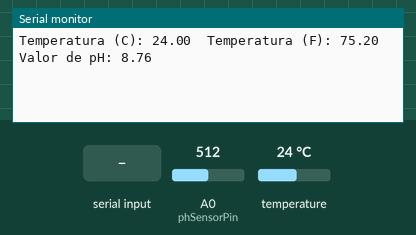
Simulated run of this sketch. Board: Arduino Uno, built with avr-gcc and run on an emulated ATmega328P. Parts: the last lines printed to the serial monitor. The test bench sets the inputs (shaded band); at power-on: temperature 24 °C, A0 (phSensorPin) = 512.

Above: at 1.5 s.
1.6 s: "90,45\n" received over the second serial link
At 2.64 s:
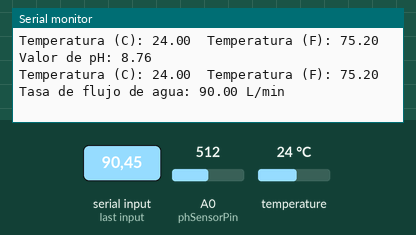
4.1 s: temperature set to 12 °C
At 5.4 s:
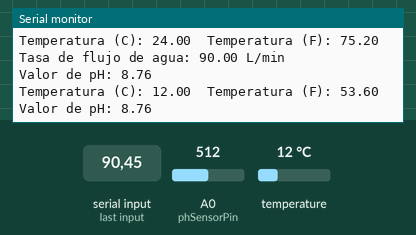
6.2 s: A0 (phSensorPin) set to 716
At 8.2 s:
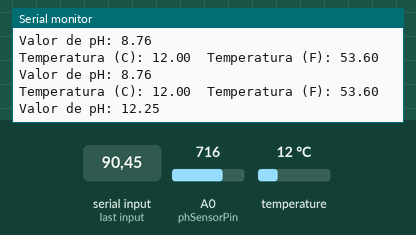
8.3 s: "30,150\n" received over the second serial link
At 9.79 s:
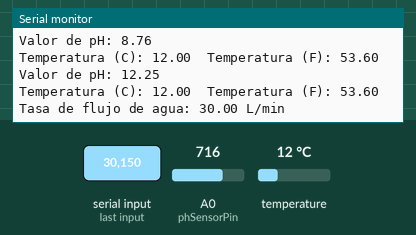
10.4 s: temperature set to 19 °C
At 12.3 s:
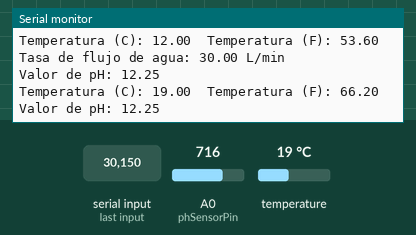
12.5 s: A0 (phSensorPin) set to 900
At 14.6 s:
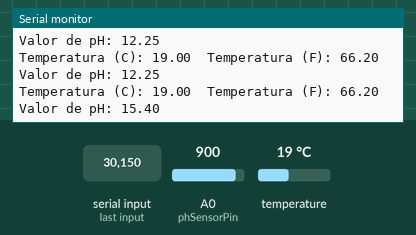
Timing chart, 0 to 15.6 s (numbered marks = the images above; inputs shaded):
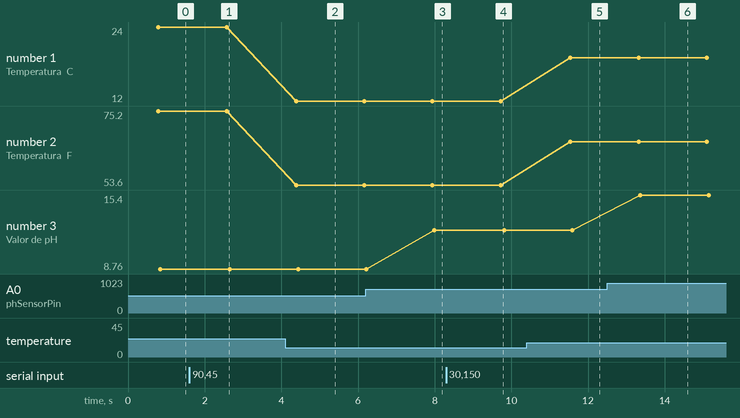

The sketch:

Sensores.ino
```cpp
//Conexión del sensor de pH PH-4502C al Arduino:
//Conecta el pin VCC del sensor al pin 5V del Arduino.
//Conecta el pin GND del sensor al pin GND del Arduino.
//Conecta el pin de salida (OUT) del sensor al pin analógico A0 del Arduino.

#include <OneWire.h>
#include <DallasTemperature.h>

#include <SoftwareSerial.h>  // Incluimos la librería SoftwareSerial para leer el sensor de flujo de agua
SoftwareSerial flowSerial(10, 11);  // RX: pin 10, TX: pin 11

#define ONE_WIRE_BUS 2  // Conecta el pin de datos del sensor DS18B20 al pin 2 del Arduino

OneWire oneWire(ONE_WIRE_BUS);
DallasTemperature sensors(&oneWire);

int phSensorPin = A0; // Pin analógico al que está conectado el sensor de pH

void setup() {
  Serial.begin(9600);
  flowSerial.begin(9600);  // Inicializamos la comunicación con el sensor de flujo de agua
  sensors.begin();
}

void loop() {
  sensors.requestTemperatures();  // Realiza una lectura de temperatura

  float temperatureC = sensors.getTempCByIndex(0);  // Obtiene la temperatura en grados Celsius
  float temperatureF = sensors.getTempFByIndex(0);  // Obtiene la temperatura en grados Fahrenheit

  Serial.print("Temperatura (C): ");
  Serial.print(temperatureC);
  Serial.print("  Temperatura (F): ");
  Serial.println(temperatureF);

  if (flowSerial.available()) {  // Verificamos si hay datos disponibles del sensor de flujo de agua
    String flowData = flowSerial.readStringUntil('\n');  // Leemos la línea completa de datos
    float flowRate = flowData.toFloat();  // Convertimos los datos a un valor numérico

    Serial.print("Tasa de flujo de agua: ");
    Serial.print(flowRate);
    Serial.println(" L/min");
  }

  int phValue = analogRead(phSensorPin); // Leer el valor analógico del sensor de pH
  float voltage = phValue * (5.0 / 1023.0); // Convertir el valor a voltaje (0-5V)
  float pH = 3.5 * voltage; // Calcular el valor de pH según la curva de calibración

  Serial.print("Valor de pH: ");
  Serial.println(pH);

  delay(1000);  // Espera 1 segundo antes de la siguiente lectura
}
```

Measured:
- after the input at 1.6 s, the serial monitor: prints a new line after 1.0 s (image 1)
- after the input at 4.1 s, the serial monitor: prints a new line after 0.29 s (image 2)
- after the input at 6.2 s, the serial monitor: prints a new line after 1.8 s (image 3)
- after the input at 8.3 s, the serial monitor: prints a new line after 1.5 s (image 4)
- after the input at 10.4 s, the serial monitor: prints a new line after 1.1 s (image 5)
- after the input at 12.5 s, the serial monitor: prints a new line after 0.87 s (image 6)
- plotted number 1: 24 → 12 after the input at 4.1 s, 12 → 19 after the input at 10.4 s
- plotted number 2: 75.2 → 53.6 after the input at 4.1 s, 53.6 → 66.2 after the input at 10.4 s
